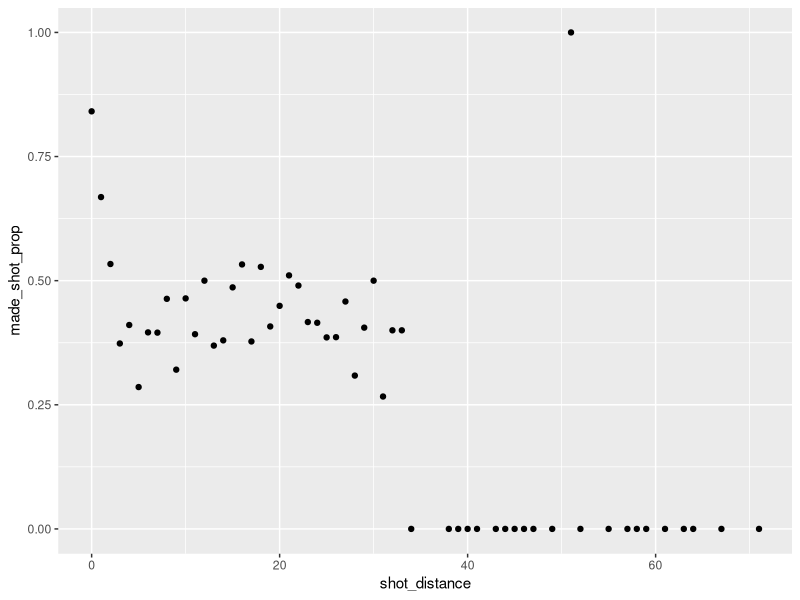
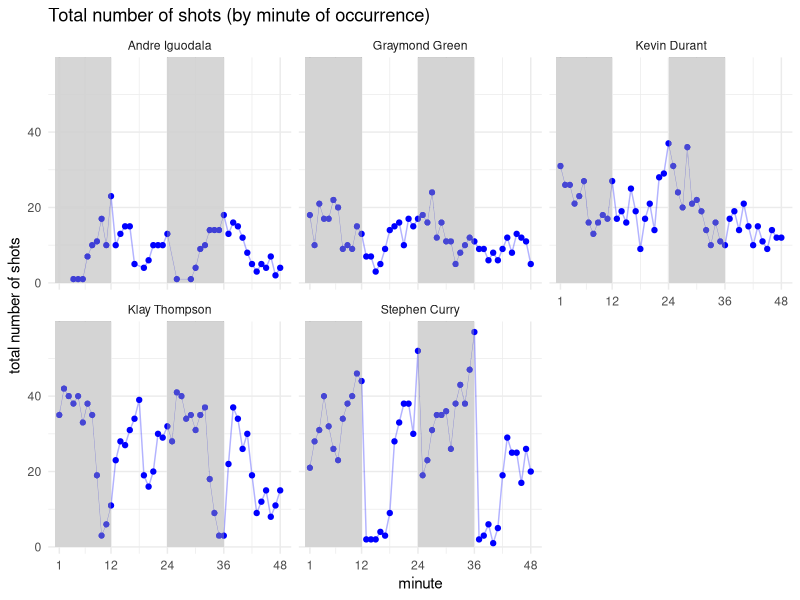

Here is the R script that generated these plots, in order:
## ---- chunk 1
knitr::opts_chunk$set(echo = TRUE, fig.path = '../images/')
## ---- chunk 2
library(dplyr)
library(ggplot2)
## ---- chunk 3
shots_data <- read.csv(file = "../data/shots-data.csv", stringsAsFactors = FALSE)
## ---- chunk 4

total_shots <- arrange(
  summarise(
    group_by(shots_data, name),
    total = n()
  ),
  desc(total)
)

total_shots


## ---- chunk 5

# Effective Shooting % by Player
shots_data %>% 
  group_by(name) %>%
  summarise(
    total = n(),
    made = sum(shot_made_flag == "made shot"),
    perc_made = made/total) %>%
  arrange(desc(perc_made))


# 2PT Effective Shooting % by Player
shots_data %>%
  group_by(name) %>%
  summarise( 
    total = n(),
    made = sum(shot_made_flag == "made shot" & shot_type == "2PT Field Goal"),
    perc_made = made/total) %>%
  arrange(desc(perc_made))
  

# 3PT Effective Shooting % by Player

shots_data %>%
  group_by(name) %>%
  summarise( 
    total = n(),
    made = sum(shot_made_flag == "made shot" & shot_type == "3PT Field Goal"),
    perc_made = made/total) %>%
  arrange(desc(perc_made))


## ---- chunk 6
shot_distance <- shots_data %>%
  group_by(shot_distance) %>%
  summarise(
    total = n(),
    made = sum(shot_made_flag == "made shot"),
    made_shot_prop = made/total) %>%
  select(c(shot_distance, made_shot_prop))

shot_distance
## ---- chunk 7
ggplot(data = shot_distance, aes(x = shot_distance, y = made_shot_prop)) +
  geom_point() 

## ---- chunk 8
shots_minute_occurrence <- shots_data %>%
  group_by(name, minute) %>%
  summarise(
    total = n())
 

ggplot(dat = shots_minute_occurrence, aes(x = minute, y = total)) +
  geom_point(col = "blue") +
  facet_wrap( ~ name) +
  theme_minimal() +
  geom_path(aes(x=minute,y=total),linejoin="round",lineend="round",col="blue", alpha = 0.3) +
  scale_x_continuous(breaks=c(1,12,24,36,48)) +
  geom_rect(xmin = 0, xmax = 12, ymin = 0, ymax = 60, fill = "grey80", alpha = 0.01) +
  geom_rect(xmin = 24, xmax = 36, ymin = 0, ymax = 60, fill = "grey80", alpha = 0.01) +
  ggtitle("Total number of shots (by minute of occurrence)") +
  ylab("total number of shots")

